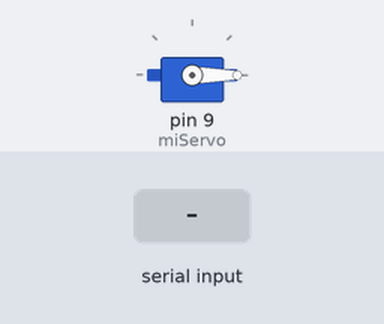
A sketch run on a simulated Arduino Uno, built with avr-gcc and run on an emulated ATmega328P. On the bench: servo. The inputs (shaded band) are chosen by the test bench.

Above: at 1.2 s.
1.3 s: "1" received over Serial
At 1.9 s:
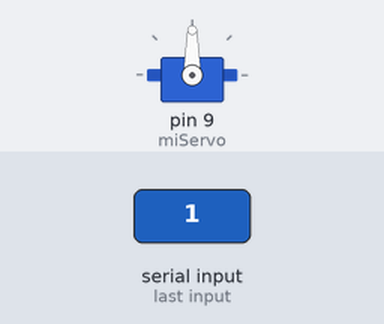
2.8 s: "0" received over Serial
At 3.1 s:
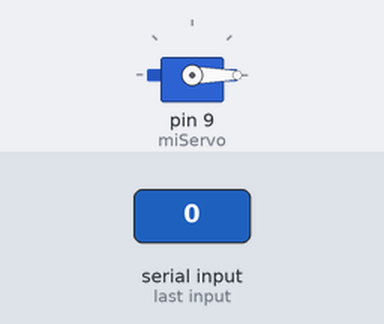
Timing chart, 0 to 5.8 s (numbered marks = the images above; inputs shaded):
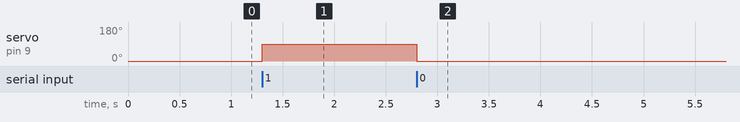

The sketch:

proyectoarduino.ino
```cpp
#include <Servo.h>

Servo miServo;  // Crea un objeto servo

void setup() {
  Serial.begin(9600);  // Inicia la comunicación serial
  miServo.attach(9);   // Conecta el servomotor al pin 9
  miServo.write(0);    // Posición inicial del servo
}

void loop() {
  if (Serial.available()) { // Verifica si hay datos en el buffer
    char cmd = Serial.read(); // Lee el dato

    if (cmd == '1') { // Si recibe '1', mueve el servo
      miServo.write(90); // Mueve el servo a 90 grados
    } else if (cmd == '0') { // Si recibe '0', regresa el servo
      miServo.write(0); // Mueve el servo a 0 grados
    }
  }
}
```

Measured:
- after the input at 1.3 s, servo on pin 9 (miServo): 0° → 90° at once
- after the input at 2.8 s, servo on pin 9 (miServo): 90° → 0° at once
